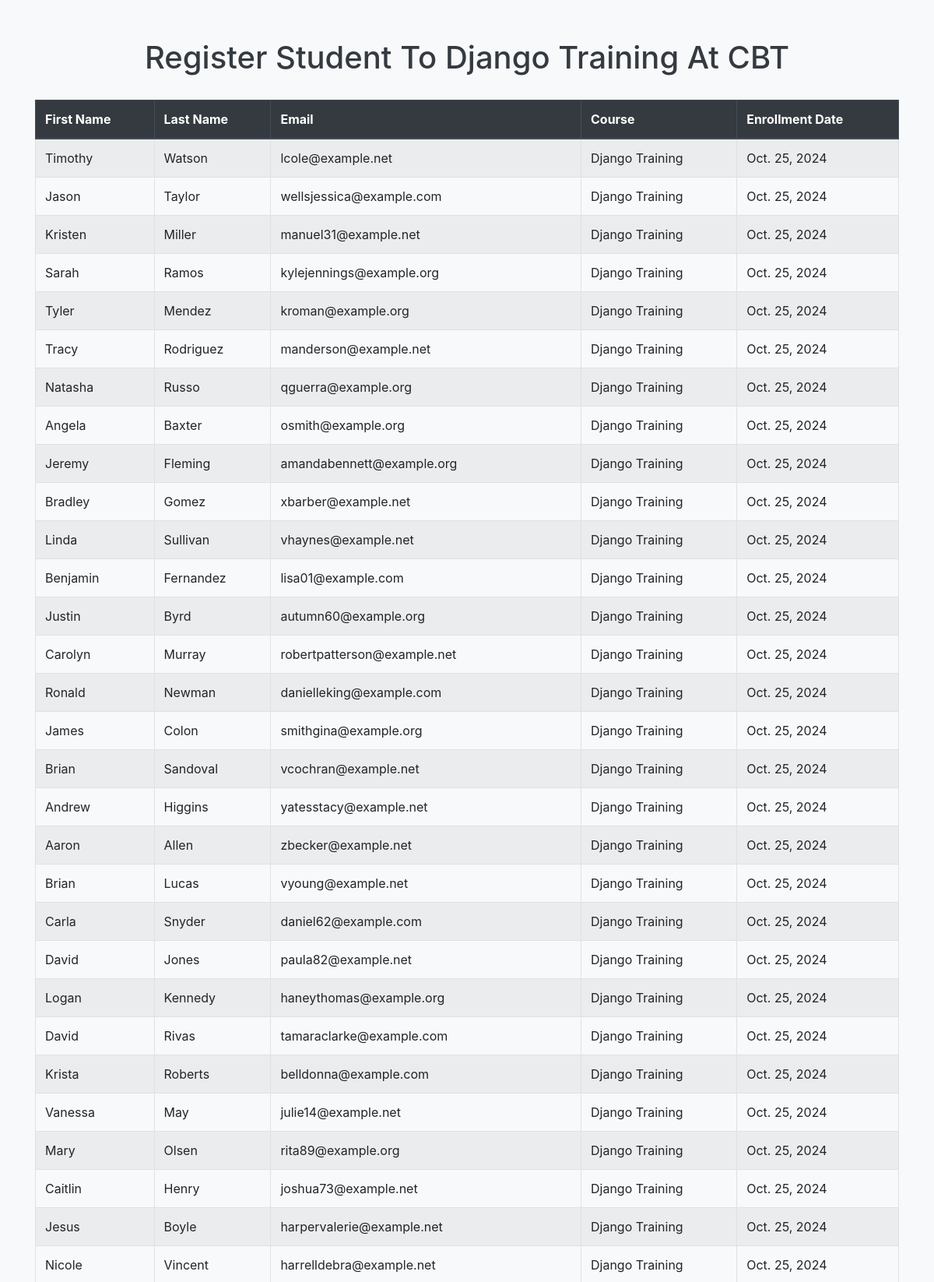
The app's page /student_table/ (upper part) with its own data.
### careerbridge_django_app1/models.py (models this page shows)
class Student(models.Model):
    first_name = models.CharField(max_length=30)
    last_name = models.CharField(max_length=30)
    email = models.EmailField(unique=True)
    course_name = models.CharField(default="Django Training",max_length=50)
    enrollment_date = models.DateField(auto_now_add=True)

### careerbridge_django_app1/views.py (the view)
# urls.py: path('student_table/', views.student_table, name='student_table'),
def student_table(request):
    students = Student.objects.all()
    return render(request, 'careerbridge_django_app1/student_table.html',{'students':students})

### templates/careerbridge_django_app1/student_table.html (shortened to what this page needs)
<!doctype html>
<html lang="en">
  <head>
    <link rel="stylesheet" href="https://cdn.jsdelivr.net/npm/bootstrap@4.6.2/dist/css/bootstrap.min.css">
  </head>
  <body>
   <div class="container">
       <h1>Register Student To Django Training At CBT</h1>
       <table class="table table-bordered table-hover table-striped">
           <thead class="thead-dark">
               <tr>
                   <th scope="col">First Name</th>
                   <th scope="col">Last Name</th>
                   <th scope="col">Email</th>
                   <th scope="col">Course</th>
                   <th scope="col">Enrollment Date</th>
               </tr>
           </thead>
           <tbody>
               {% for student in students %}
           <tr>
               <td>{{ student.first_name }}</td>
               <td>{{ student.last_name }}</td>
               <td>{{ student.email }}</td>
               <td>{{ student.course_name }}</td>
               <td>{{ student.enrollment_date }}</td>
           </tr>
           {% empty %}
           <tr>
               <td colspan="5" class="text-center">No students registered yet.</td>
           </tr>
           {% endfor %}
           </tbody>
       </table>
   </div>
  </body>
</html>

### templates/careerbridge_django_app1/student_table.html (style rules this page uses)
body { background-color: #f8f9fa; }
.container { margin-top: 50px; }
h1 { text-align:center; margin-bottom:30px; color:#343a40; }

### records on screen
Student: first_name "Timothy", last_name "Watson", email "lcole@example.net", course_name "Django Training", enrollment_date "Oct. 25, 2024"
Student: first_name "Jason", last_name "Taylor", email "wellsjessica@example.com", course_name "Django Training", enrollment_date "Oct. 25, 2024"
Student: first_name "Kristen", last_name "Miller", email "manuel31@example.net", course_name "Django Training", enrollment_date "Oct. 25, 2024"
Student: first_name "Sarah", last_name "Ramos", email "kylejennings@example.org", course_name "Django Training", enrollment_date "Oct. 25, 2024"
Student: first_name "Tyler", last_name "Mendez", email "kroman@example.org", course_name "Django Training", enrollment_date "Oct. 25, 2024"
Student: first_name "Tracy", last_name "Rodriguez", email "manderson@example.net", course_name "Django Training", enrollment_date "Oct. 25, 2024"
Student: first_name "Natasha", last_name "Russo", email "qguerra@example.org", course_name "Django Training", enrollment_date "Oct. 25, 2024"
Student: first_name "Angela", last_name "Baxter", email "osmith@example.org", course_name "Django Training", enrollment_date "Oct. 25, 2024"
Student: first_name "Jeremy", last_name "Fleming", email "amandabennett@example.org", course_name "Django Training", enrollment_date "Oct. 25, 2024"
Student: first_name "Bradley", last_name "Gomez", email "xbarber@example.net", course_name "Django Training", enrollment_date "Oct. 25, 2024"
Student: first_name "Linda", last_name "Sullivan", email "vhaynes@example.net", course_name "Django Training", enrollment_date "Oct. 25, 2024"
Student: first_name "Benjamin", last_name "Fernandez", email "lisa01@example.com", course_name "Django Training", enrollment_date "Oct. 25, 2024"
Student: first_name "Justin", last_name "Byrd", email "autumn60@example.org", course_name "Django Training", enrollment_date "Oct. 25, 2024"
Student: first_name "Carolyn", last_name "Murray", email "robertpatterson@example.net", course_name "Django Training", enrollment_date "Oct. 25, 2024"
Student: first_name "Ronald", last_name "Newman", email "danielleking@example.com", course_name "Django Training", enrollment_date "Oct. 25, 2024"
Student: first_name "James", last_name "Colon", email "smithgina@example.org", course_name "Django Training", enrollment_date "Oct. 25, 2024"
Student: first_name "Brian", last_name "Sandoval", email "vcochran@example.net", course_name "Django Training", enrollment_date "Oct. 25, 2024"
Student: first_name "Andrew", last_name "Higgins", email "yatesstacy@example.net", course_name "Django Training", enrollment_date "Oct. 25, 2024"
Student: first_name "Aaron", last_name "Allen", email "zbecker@example.net", course_name "Django Training", enrollment_date "Oct. 25, 2024"
Student: first_name "Brian", last_name "Lucas", email "vyoung@example.net", course_name "Django Training", enrollment_date "Oct. 25, 2024"
Student: first_name "Carla", last_name "Snyder", email "daniel62@example.com", course_name "Django Training", enrollment_date "Oct. 25, 2024"
Student: first_name "David", last_name "Jones", email "paula82@example.net", course_name "Django Training", enrollment_date "Oct. 25, 2024"
Student: first_name "Logan", last_name "Kennedy", email "haneythomas@example.org", course_name "Django Training", enrollment_date "Oct. 25, 2024"
Student: first_name "David", last_name "Rivas", email "tamaraclarke@example.com", course_name "Django Training", enrollment_date "Oct. 25, 2024"
Student: first_name "Krista", last_name "Roberts", email "belldonna@example.com", course_name "Django Training", enrollment_date "Oct. 25, 2024"
Student: first_name "Vanessa", last_name "May", email "julie14@example.net", course_name "Django Training", enrollment_date "Oct. 25, 2024"
Student: first_name "Mary", last_name "Olsen", email "rita89@example.org", course_name "Django Training", enrollment_date "Oct. 25, 2024"
Student: first_name "Caitlin", last_name "Henry", email "joshua73@example.net", course_name "Django Training", enrollment_date "Oct. 25, 2024"
Student: first_name "Jesus", last_name "Boyle", email "harpervalerie@example.net", course_name "Django Training", enrollment_date "Oct. 25, 2024"
Student: first_name "Nicole", last_name "Vincent", email "harrelldebra@example.net", course_name "Django Training", enrollment_date "Oct. 25, 2024"
